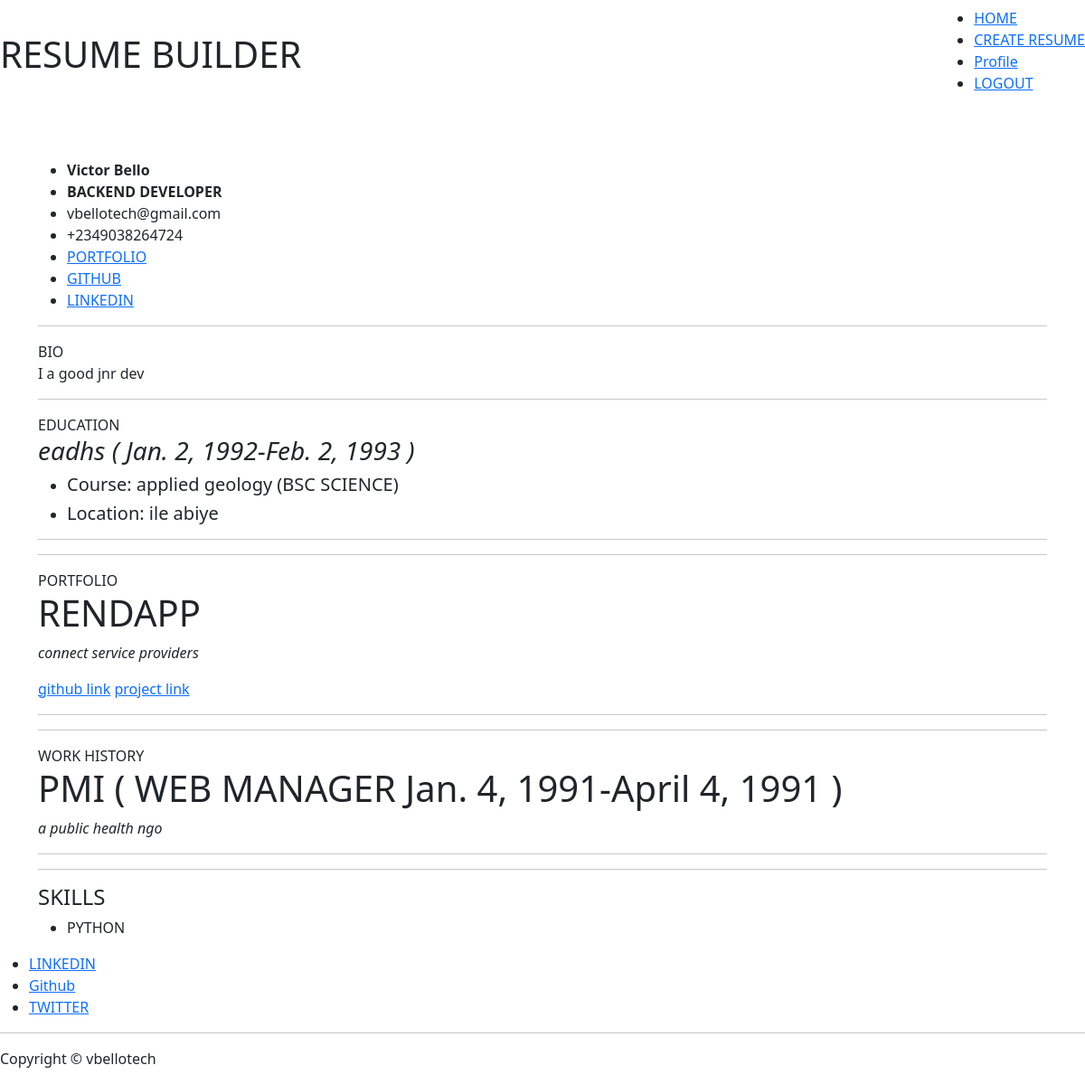
Page /resume/f27i5tv5w6og31ntxv3s/ on the committed database.
### resume/models.py (models this page shows, shortened)
class Resume(models.Model):
    user = models.ForeignKey('auth.user', on_delete=models.CASCADE)
    name = models.CharField(max_length=60)
    resume_link = models.URLField(blank=True, null=True)
    skills = models.ManyToManyField("Tech", related_name="techskill", blank=True)
    slug = models.SlugField(default=create_code())

class Education(models.Model):
    user = models.ForeignKey('auth.user', on_delete=models.CASCADE)
    resume = models.ForeignKey('Resume', related_name="resume_edu", null=True, on_delete=models.CASCADE)
    school_name = models.CharField(max_length=300, blank=True, null=True)
    location = models.CharField(max_length=300, blank=True, null=True)
    field = models.CharField(max_length=300, choices=Field_chioce, blank=True, null=True)
    course = models.CharField(max_length=300, blank=True, null=True)
    enrollment_date = models.DateField(blank=True, null=True)
    graduation_date = models.DateField(blank=True, null=True)

class Project(models.Model):
    user = models.ForeignKey('auth.user', on_delete=models.CASCADE)
    resume = models.ForeignKey('Resume', related_name="resume", null=True, on_delete=models.CASCADE)
    name = models.CharField(max_length=60)
    description = models.CharField(max_length=400, blank=False, null=False)
    github = models.URLField(blank=True, null=True)
    link = models.URLField(blank=True, null=True)
    date_added = models.DateTimeField(default=timezone.now)

class Work(models.Model):
    user = models.ForeignKey('auth.user', on_delete=models.CASCADE)
    resume = models.ForeignKey('Resume', related_name="resume_work", null=True, on_delete=models.CASCADE)
    company_name = models.CharField(max_length=300)
    role = models.CharField(max_length=300, blank=True, null=True)
    company_description = models.CharField(max_length=250, blank=False, null=False)
    start_date = models.DateField()
    end_date = models.DateField(blank=True, null=True)

class Tech(models.Model):
    name = models.CharField(max_length=150, unique=True)
    type = models.CharField(max_length=200, choices=Type_chioce, blank=True, null=True)

### accounts/models.py (models this page shows, shortened)
class Userprofile(models.Model):
    user = models.OneToOneField('auth.user', on_delete=models.CASCADE)
    phone = PhoneNumberField(blank=True, null=True)
    bio = models.TextField(blank=True, null=True)
    experience_year = models.IntegerField(blank=True, null=True)
    portfolio = models.URLField(blank=True, null=True)
    github = models.URLField(blank=True, null=True)
    linkedin = models.URLField(blank=True, null=True)
    has_profile = models.BooleanField(default=False)
    created_date = models.DateTimeField(default=timezone.now)

### resume/views.py (the view)
# urls.py: path('resume/<str:slug>/', ResumeView.as_view(), name="resume"),
class ResumeView(View):
    def get(self, request, slug,  *args, **kwargs):
        resume = Resume.objects.get(slug=slug)
        mainuser = User.objects.get(username=resume.user.username)
        userprofile = Userprofile.objects.get(user=resume.user)
        project = Project.objects.filter(resume=resume)
        work = Work.objects.filter(resume=resume)
        education = Education.objects.filter(resume=resume)
        context =  {
            'user':mainuser,
            'userp':userprofile,
            'resume':resume,
            'projects':project,
            'works':work,
            'education':education,
        }
        return render (self.request, 'resume/resumeview.html', context)

### templates/resume/resumeview.html
{% extends 'base.html' %}
{% load static %}
{% block content %}
<br><br>
<div class="container">
        <div class="developer">
            <ul>
                <li class="dev"><b>{{ user.last_name }} {{ user.first_name }}</b></li>
                <li class="dev"><b>{{ resume.name }}</b></li>
                <li>{{ user.email }} </li>
                <li>{{ userp.phone }}</li>
                {% if userp.portfolio %}<li><a href="{{ userp.portfolio }}">PORTFOLIO</a></li>{% endif %}
                <li><a href="{{ userp.github }}">GITHUB </a></li>
                <li><a href="{{ userp.linkedin }}">LINKEDIN</a></li>
            </ul>
        </div>
<hr>
        <div class="resume">
            <span>BIO</span>
            <p>
                  {{ userp.bio|linebreaksbr	}}
            </p>
        </div>
<hr>
    {% if education %}
        <span class="topic">EDUCATION</span>
        {% for school in education %}
        <div class="portfolio">
            <em><h3>{{ school.school_name }} ( {{ school.enrollment_date }}-{{ school.graduation_date }} )</h3></em>
            <ul>
                <li><h5>Course: {{ school.course }} ({{ school.field }})</h5></li>
                <li><h5>Location: {{ school.location }}</h5></li>
            </ul>
        </div>
        <hr>
        {% endfor %}
    {% endif %}
<hr>
    {% if projects %}
        <span class="topic">PORTFOLIO</span>
        {% for project in projects %}
        <div class="portfolio">
           <h1>{{ project.name }}</h1>
           <p>
                <em>{{ project.description|linebreaksbr	}}</em>
            </p>
            <div class="pr_li">
                <a href="{{ project.github }}">github link</a>
                {% if project.link %}
                <a href="{{ project.link }}">project link</a>
                {% endif %}
            </div>
        </div>
        <hr>
        {% endfor %}
    {% endif %}
<hr>
    {% if works %}
        <span class="topic">WORK HISTORY</span>
        {% for work in works %}
        <div class="portfolio">
            {% if work.end_date %}
            <h1>{{ work.company_name }} ( {{ work.role }} {{ work.start_date }}-{{ work.end_date }} )</h1>
            {% else %}
            <h1>{{ work.company_name }} ( {{ work.role }} {{ work.start_date }}- CURRENT )</h1>
            {% endif %}
            <p>
                <em>{{ work.company_description|linebreaksbr	}}</em>
            </p>
        </div>
        <hr>
        {% endfor %}
    {% endif %}
<hr>
        <div class="tech">
             <h4>SKILLS </h4>
                <ul>
                    {% for item in resume.skills.all %}
                    <li>{{ item.name }}</li>
                    {% endfor %}
                </ul>
        </div>
    </div>
{% endblock content %}

### rows in the picture
Resume: name "BACKEND DEVELOPER"
Userprofile: phone "+2349038264724", bio "I a good jnr dev"
Education: school_name "eadhs", enrollment_date "Jan. 2, 1992", graduation_date "Feb. 2, 1993", course "applied geology", field "BSC SCIENCE", location "ile abiye"
Project: name "RENDAPP", description "connect service providers"
Work: company_name "PMI", role "WEB MANAGER", start_date "Jan. 4, 1991", end_date "April 4, 1991", company_description "a public health ngo"
Tech: name "PYTHON"

### other values in the picture
{{ user.last_name }} "Victor"
{{ user.first_name }} "Bello"
{{ user.email }} "vbellotech@gmail.com"
